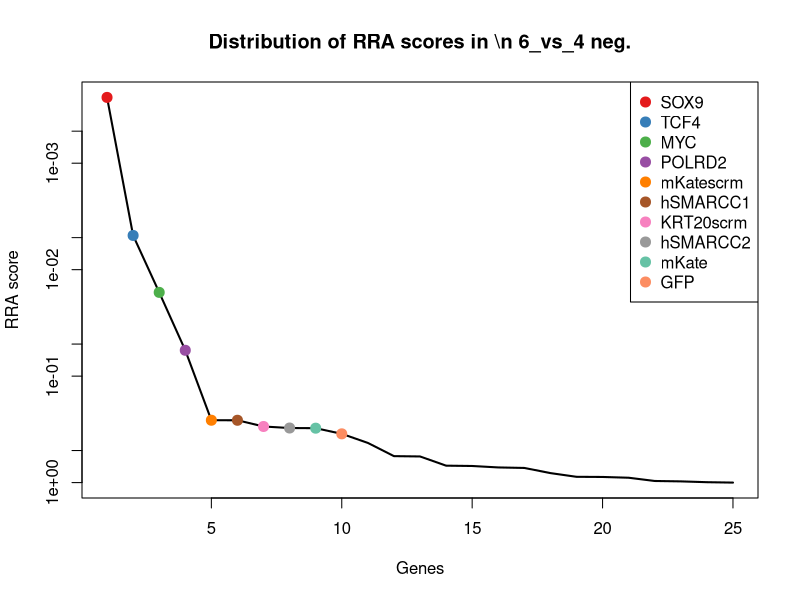
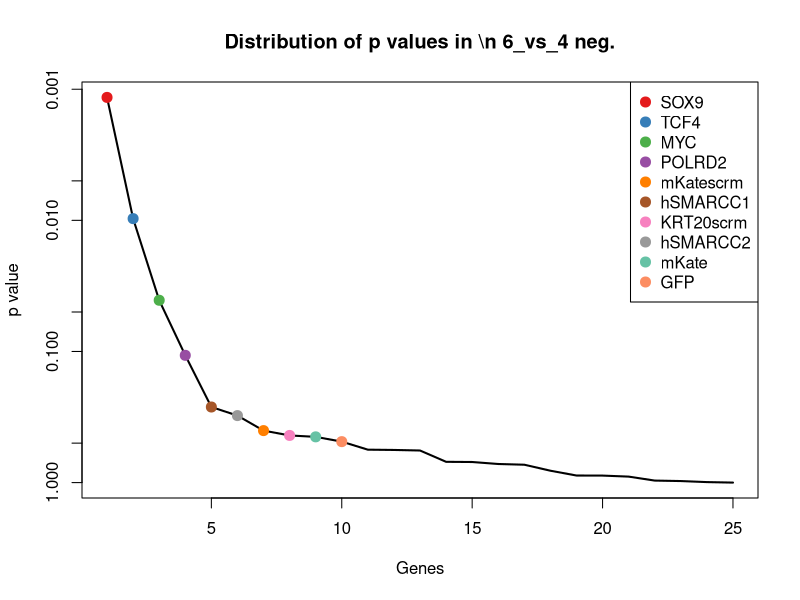
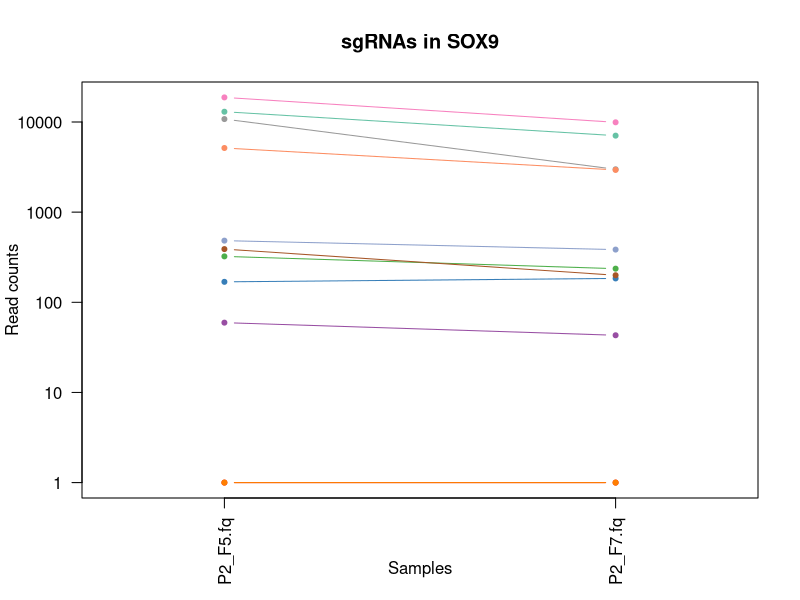
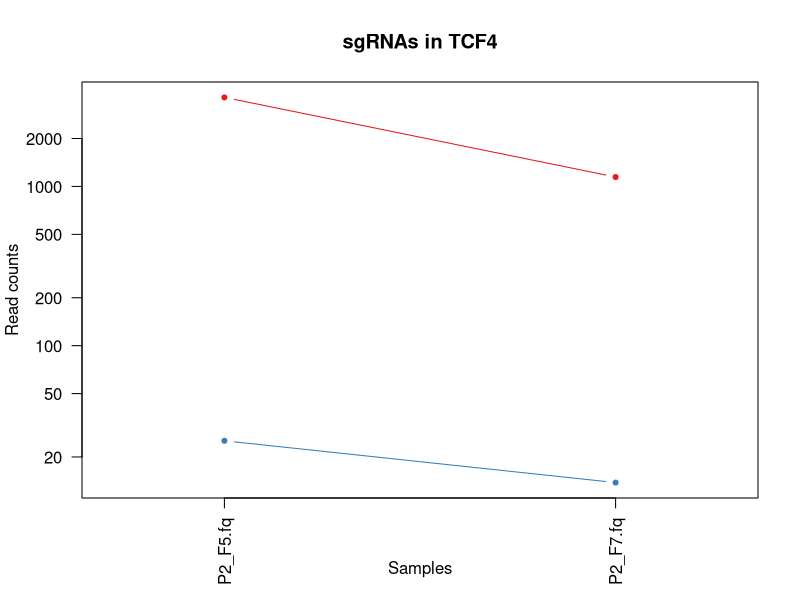
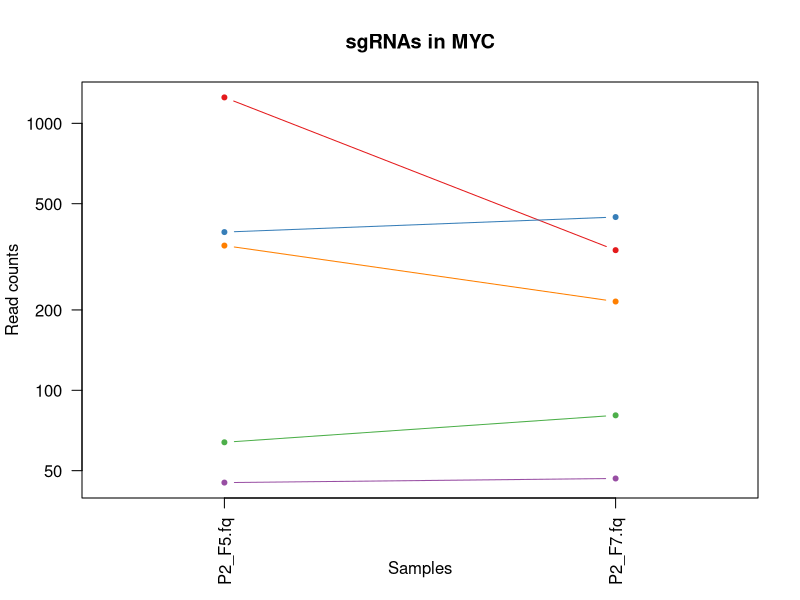
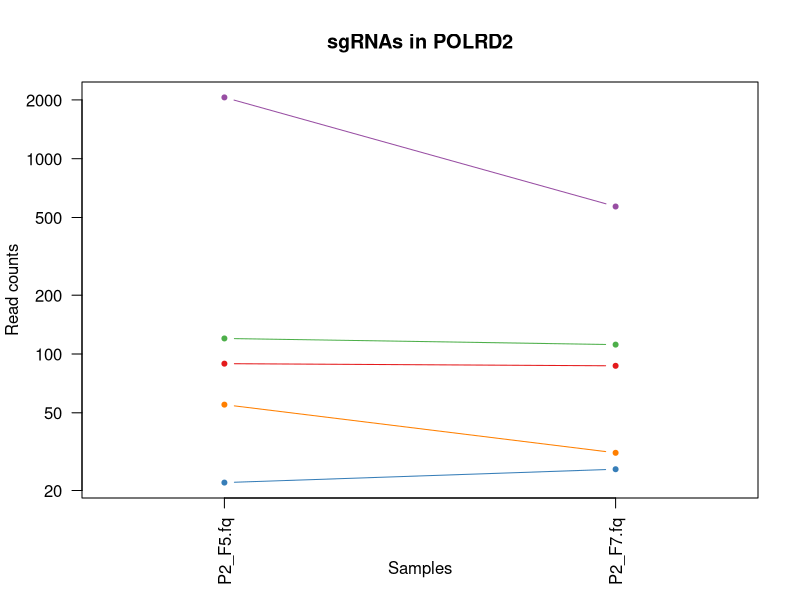
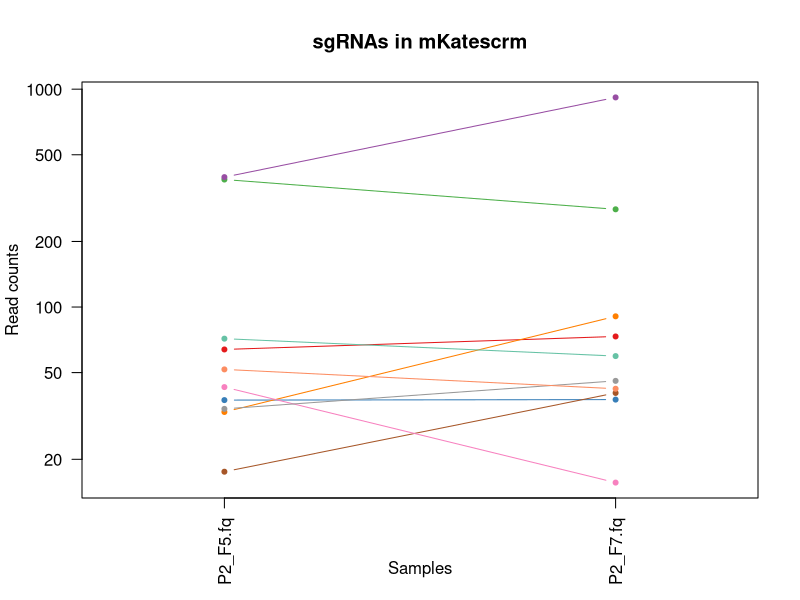
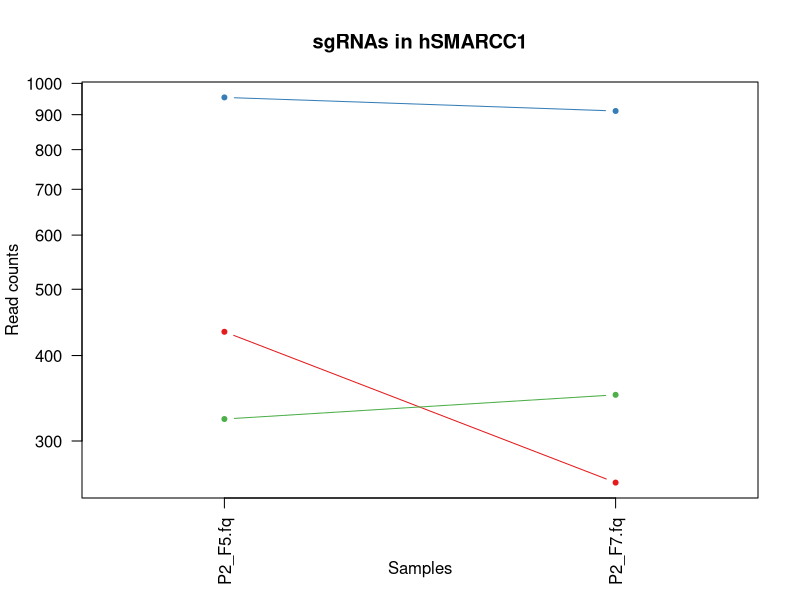

Generate these figures, in order, with R: (Note: this script raises an error after producing the figures.)
pdf(file='P2_46_day7.pdf',width=4.5,height=4.5);
gstable=read.table('P2_46_day7.gene_summary.txt',header=T)
# 
#
# parameters
# Do not modify the variables beginning with "__"

# gstablename='__GENE_SUMMARY_FILE__'
startindex=3
# outputfile='__OUTPUT_FILE__'
targetgenelist=c("SOX9","TCF4","MYC","POLRD2","mKatescrm","hSMARCC1","KRT20scrm","hSMARCC2","mKate","GFP")
# samplelabel=sub('.\\w+.\\w+$','',colnames(gstable)[startindex]);
samplelabel='6_vs_4 neg.'


# You need to write some codes in front of this code:
# gstable=read.table(gstablename,header=T)
# pdf(file=outputfile,width=6,height=6)


# set up color using RColorBrewer
#library(RColorBrewer)
#colors <- brewer.pal(length(targetgenelist), "Set1")

colors=c( "#E41A1C", "#377EB8", "#4DAF4A", "#984EA3", "#FF7F00",  "#A65628", "#F781BF",
          "#999999", "#66C2A5", "#FC8D62", "#8DA0CB", "#E78AC3", "#A6D854", "#FFD92F", "#E5C494", "#B3B3B3", 
          "#8DD3C7", "#FFFFB3", "#BEBADA", "#FB8072", "#80B1D3", "#FDB462", "#B3DE69", "#FCCDE5",
          "#D9D9D9", "#BC80BD", "#CCEBC5", "#FFED6F")

######
# function definition

plotrankedvalues<-function(val, tglist, ...){
  
  plot(val,log='y',ylim=c(max(val),min(val)),type='l',lwd=2, ...)
  if(length(tglist)>0){
    for(i in 1:length(tglist)){
      targetgene=tglist[i];
      tx=which(names(val)==targetgene);ty=val[targetgene];
      points(tx,ty,col=colors[(i %% length(colors)) ],cex=2,pch=20)
      # text(tx+50,ty,targetgene,col=colors[i])
    }
    legend('topright',tglist,pch=20,pt.cex = 2,cex=1,col=colors)
  }
}



plotrandvalues<-function(val,targetgenelist, ...){
  # choose the one with the best distance distribution
  
  mindiffvalue=0;
  randval=val;
  for(i in 1:20){
    randval0=sample(val)
    vindex=sort(which(names(randval0) %in% targetgenelist))
    if(max(vindex)>0.9*length(val)){
      # print('pass...')
      next;
    }
    mindiffind=min(diff(vindex));
    if (mindiffind > mindiffvalue){
      mindiffvalue=mindiffind;
      randval=randval0;
      # print(paste('Diff: ',mindiffvalue))
    }
  }
  plot(randval,log='y',ylim=c(max(randval),min(randval)),pch=20,col='grey', ...)
  
  if(length(targetgenelist)>0){
    for(i in 1:length(targetgenelist)){
      targetgene=targetgenelist[i];
      tx=which(names(randval)==targetgene);ty=randval[targetgene];
      points(tx,ty,col=colors[(i %% length(colors)) ],cex=2,pch=20)
      text(tx+50,ty,targetgene,col=colors[i])
    }
  }
  
}




# set.seed(1235)



pvec=gstable[,startindex]
names(pvec)=gstable[,'id']
pvec=sort(pvec);

plotrankedvalues(pvec,targetgenelist,xlab='Genes',ylab='RRA score',main=paste('Distribution of RRA scores in \\n',samplelabel))

# plotrandvalues(pvec,targetgenelist,xlab='Genes',ylab='RRA score',main=paste('Distribution of RRA scores in \\n',samplelabel))


pvec=gstable[,startindex+1]
names(pvec)=gstable[,'id']
pvec=sort(pvec);

plotrankedvalues(pvec,targetgenelist,xlab='Genes',ylab='p value',main=paste('Distribution of p values in \\n',samplelabel))

# plotrandvalues(pvec,targetgenelist,xlab='Genes',ylab='p value',main=paste('Distribution of p values in \\n',samplelabel))



# you need to write after this code:
# dev.off()






# parameters
# Do not modify the variables beginning with "__"
targetmat=list(c(0.0,0.0),c(167.6223670296379,182.94917765594903),c(322.01138929377805,235.0896932878945),c(58.44727271428163,42.07831086086828),c(0.0,0.0),c(388.1781131212667,198.4998577567047),c(18736.210630483867,9919.504412505556),c(10774.148196576067,2985.7305793450882),c(12997.350117179685,7055.435036301674),c(5145.5655563177,2938.1637931545415),c(481.9143052102089,383.2785271892132))
targetgene="SOX9"
collabel=c("P2_F5.fq","P2_F7.fq")

# set up color using RColorBrewer
#library(RColorBrewer)
#colors <- brewer.pal(length(targetgenelist), "Set1")

colors=c( "#E41A1C", "#377EB8", "#4DAF4A", "#984EA3", "#FF7F00",  "#A65628", "#F781BF",
          "#999999", "#66C2A5", "#FC8D62", "#8DA0CB", "#E78AC3", "#A6D854", "#FFD92F", "#E5C494", "#B3B3B3", 
          "#8DD3C7", "#FFFFB3", "#BEBADA", "#FB8072", "#80B1D3", "#FDB462", "#B3DE69", "#FCCDE5",
          "#D9D9D9", "#BC80BD", "#CCEBC5", "#FFED6F")


## code

targetmatvec=unlist(targetmat)+1
yrange=range(targetmatvec[targetmatvec>0]);
# yrange[1]=1; # set the minimum value to 1
for(i in 1:length(targetmat)){
  vali=targetmat[[i]]+1;
  if(i==1){
    plot(1:length(vali),vali,type='b',las=1,pch=20,main=paste('sgRNAs in',targetgene),ylab='Read counts',xlab='Samples',xlim=c(0.7,length(vali)+0.3),ylim = yrange,col=colors[(i %% length(colors))],xaxt='n',log='y')
    axis(1,at=1:length(vali),labels=(collabel),las=2)
    # lines(0:100,rep(1,101),col='black');
  }else{
    lines(1:length(vali),vali,type='b',pch=20,col=colors[(i %% length(colors))])
  }
}




# parameters
# Do not modify the variables beginning with "__"
targetmat=list(c(3621.525350824545,1144.347106237961),c(24.261132070079167,12.806442435916432))
targetgene="TCF4"
collabel=c("P2_F5.fq","P2_F7.fq")

# set up color using RColorBrewer
#library(RColorBrewer)
#colors <- brewer.pal(length(targetgenelist), "Set1")

colors=c( "#E41A1C", "#377EB8", "#4DAF4A", "#984EA3", "#FF7F00",  "#A65628", "#F781BF",
          "#999999", "#66C2A5", "#FC8D62", "#8DA0CB", "#E78AC3", "#A6D854", "#FFD92F", "#E5C494", "#B3B3B3", 
          "#8DD3C7", "#FFFFB3", "#BEBADA", "#FB8072", "#80B1D3", "#FDB462", "#B3DE69", "#FCCDE5",
          "#D9D9D9", "#BC80BD", "#CCEBC5", "#FFED6F")


## code

targetmatvec=unlist(targetmat)+1
yrange=range(targetmatvec[targetmatvec>0]);
# yrange[1]=1; # set the minimum value to 1
for(i in 1:length(targetmat)){
  vali=targetmat[[i]]+1;
  if(i==1){
    plot(1:length(vali),vali,type='b',las=1,pch=20,main=paste('sgRNAs in',targetgene),ylab='Read counts',xlab='Samples',xlim=c(0.7,length(vali)+0.3),ylim = yrange,col=colors[(i %% length(colors))],xaxt='n',log='y')
    axis(1,at=1:length(vali),labels=(collabel),las=2)
    # lines(0:100,rep(1,101),col='black');
  }else{
    lines(1:length(vali),vali,type='b',pch=20,col=colors[(i %% length(colors))])
  }
}




# parameters
# Do not modify the variables beginning with "__"
targetmat=list(c(1249.4483016090771,333.88224922210696),c(390.38367058218296,444.56650170395613),c(62.85838763611421,79.58289228033783),c(44.111149218325764,45.73729441398726),c(347.3753000943154,214.05053785746037))
targetgene="MYC"
collabel=c("P2_F5.fq","P2_F7.fq")

# set up color using RColorBrewer
#library(RColorBrewer)
#colors <- brewer.pal(length(targetgenelist), "Set1")

colors=c( "#E41A1C", "#377EB8", "#4DAF4A", "#984EA3", "#FF7F00",  "#A65628", "#F781BF",
          "#999999", "#66C2A5", "#FC8D62", "#8DA0CB", "#E78AC3", "#A6D854", "#FFD92F", "#E5C494", "#B3B3B3", 
          "#8DD3C7", "#FFFFB3", "#BEBADA", "#FB8072", "#80B1D3", "#FDB462", "#B3DE69", "#FCCDE5",
          "#D9D9D9", "#BC80BD", "#CCEBC5", "#FFED6F")


## code

targetmatvec=unlist(targetmat)+1
yrange=range(targetmatvec[targetmatvec>0]);
# yrange[1]=1; # set the minimum value to 1
for(i in 1:length(targetmat)){
  vali=targetmat[[i]]+1;
  if(i==1){
    plot(1:length(vali),vali,type='b',las=1,pch=20,main=paste('sgRNAs in',targetgene),ylab='Read counts',xlab='Samples',xlim=c(0.7,length(vali)+0.3),ylim = yrange,col=colors[(i %% length(colors))],xaxt='n',log='y')
    axis(1,at=1:length(vali),labels=(collabel),las=2)
    # lines(0:100,rep(1,101),col='black');
  }else{
    lines(1:length(vali),vali,type='b',pch=20,col=colors[(i %% length(colors))])
  }
}




# parameters
# Do not modify the variables beginning with "__"
targetmat=list(c(88.22229843665153,85.98611349829604),c(20.952795878704737,24.698138983553118),c(119.10010288947956,110.68425248184916),c(2058.887889765355,568.0571966217217),c(54.03615779244905,30.18661431323159))
targetgene="POLRD2"
collabel=c("P2_F5.fq","P2_F7.fq")

# set up color using RColorBrewer
#library(RColorBrewer)
#colors <- brewer.pal(length(targetgenelist), "Set1")

colors=c( "#E41A1C", "#377EB8", "#4DAF4A", "#984EA3", "#FF7F00",  "#A65628", "#F781BF",
          "#999999", "#66C2A5", "#FC8D62", "#8DA0CB", "#E78AC3", "#A6D854", "#FFD92F", "#E5C494", "#B3B3B3", 
          "#8DD3C7", "#FFFFB3", "#BEBADA", "#FB8072", "#80B1D3", "#FDB462", "#B3DE69", "#FCCDE5",
          "#D9D9D9", "#BC80BD", "#CCEBC5", "#FFED6F")


## code

targetmatvec=unlist(targetmat)+1
yrange=range(targetmatvec[targetmatvec>0]);
# yrange[1]=1; # set the minimum value to 1
for(i in 1:length(targetmat)){
  vali=targetmat[[i]]+1;
  if(i==1){
    plot(1:length(vali),vali,type='b',las=1,pch=20,main=paste('sgRNAs in',targetgene),ylab='Read counts',xlab='Samples',xlim=c(0.7,length(vali)+0.3),ylim = yrange,col=colors[(i %% length(colors))],xaxt='n',log='y')
    axis(1,at=1:length(vali),labels=(collabel),las=2)
    # lines(0:100,rep(1,101),col='black');
  }else{
    lines(1:length(vali),vali,type='b',pch=20,col=colors[(i %% length(colors))])
  }
}




# parameters
# Do not modify the variables beginning with "__"
targetmat=list(c(62.85838763611421,72.26492517409986),c(36.39169810511875,36.589835531189806),c(383.7669981994341,279.912241813602),c(393.6920067735574,915.6606341680249),c(31.980583183286175,89.64509705141502),c(16.54168095687216,39.33407319602904),c(41.905591757409475,14.635934212475922),c(33.08336191374432,44.82254852570751),c(70.57783874932122,58.54373684990369),c(50.72782160107462,41.16356497258853))
targetgene="mKatescrm"
collabel=c("P2_F5.fq","P2_F7.fq")

# set up color using RColorBrewer
#library(RColorBrewer)
#colors <- brewer.pal(length(targetgenelist), "Set1")

colors=c( "#E41A1C", "#377EB8", "#4DAF4A", "#984EA3", "#FF7F00",  "#A65628", "#F781BF",
          "#999999", "#66C2A5", "#FC8D62", "#8DA0CB", "#E78AC3", "#A6D854", "#FFD92F", "#E5C494", "#B3B3B3", 
          "#8DD3C7", "#FFFFB3", "#BEBADA", "#FB8072", "#80B1D3", "#FDB462", "#B3DE69", "#FCCDE5",
          "#D9D9D9", "#BC80BD", "#CCEBC5", "#FFED6F")


## code

targetmatvec=unlist(targetmat)+1
yrange=range(targetmatvec[targetmatvec>0]);
# yrange[1]=1; # set the minimum value to 1
for(i in 1:length(targetmat)){
  vali=targetmat[[i]]+1;
  if(i==1){
    plot(1:length(vali),vali,type='b',las=1,pch=20,main=paste('sgRNAs in',targetgene),ylab='Read counts',xlab='Samples',xlim=c(0.7,length(vali)+0.3),ylim = yrange,col=colors[(i %% length(colors))],xaxt='n',log='y')
    axis(1,at=1:length(vali),labels=(collabel),las=2)
    # lines(0:100,rep(1,101),col='black');
  }else{
    lines(1:length(vali),vali,type='b',pch=20,col=colors[(i %% length(colors))])
  }
}




# parameters
# Do not modify the variables beginning with "__"
targetmat=list(c(432.2892623395924,259.7878322714476),c(952.8008231158365,910.1721588383464),c(322.01138929377805,349.43292932286266))
targetgene="hSMARCC1"
collabel=c("P2_F5.fq","P2_F7.fq")

# set up color using RColorBrewer
#library(RColorBrewer)
#colors <- brewer.pal(length(targetgenelist), "Set1")

colors=c( "#E41A1C", "#377EB8", "#4DAF4A", "#984EA3", "#FF7F00",  "#A65628", "#F781BF",
          "#999999", "#66C2A5", "#FC8D62", "#8DA0CB", "#E78AC3", "#A6D854", "#FFD92F", "#E5C494", "#B3B3B3", 
          "#8DD3C7", "#FFFFB3", "#BEBADA", "#FB8072", "#80B1D3", "#FDB462", "#B3DE69", "#FCCDE5",
          "#D9D9D9", "#BC80BD", "#CCEBC5", "#FFED6F")


## code

targetmatvec=unlist(targetmat)+1
yrange=range(targetmatvec[targetmatvec>0]);
# yrange[1]=1; # set the minimum value to 1
for(i in 1:length(targetmat)){
  vali=targetmat[[i]]+1;
  if(i==1){
    plot(1:length(vali),vali,type='b',las=1,pch=20,main=paste('sgRNAs in',targetgene),ylab='Read counts',xlab='Samples',xlim=c(0.7,length(vali)+0.3),ylim = yrange,col=colors[(i %% length(colors))],xaxt='n',log='y')
    axis(1,at=1:length(vali),labels=(collabel),las=2)
    # lines(0:100,rep(1,101),col='black');
  }else{
    lines(1:length(vali),vali,type='b',pch=20,col=colors[(i %% length(colors))])
  }
}




# parameters
# Do not modify the variables beginning with "__"
targetmat=list(c(26.466689530995456,32.93085197807083),c(218.35018863071252,166.4837516669136),c(115.79176669810512,60.37322862646318),c(39.700034296493186,50.31102385538598),c(14.336123495955873,48.48153207882649),c(3282.9722805738947,2060.007740405986),c(366.1225385121038,300.0366513557564),c(120.2028816199377,322.90529856275003),c(3322.6723148703877,2614.3437487035117),c(648.4338935093887,897.3657164024299))
targetgene="KRT20scrm"
collabel=c("P2_F5.fq","P2_F7.fq")

# set up color using RColorBrewer
#library(RColorBrewer)
#colors <- brewer.pal(length(targetgenelist), "Set1")

colors=c( "#E41A1C", "#377EB8", "#4DAF4A", "#984EA3", "#FF7F00",  "#A65628", "#F781BF",
          "#999999", "#66C2A5", "#FC8D62", "#8DA0CB", "#E78AC3", "#A6D854", "#FFD92F", "#E5C494", "#B3B3B3", 
          "#8DD3C7", "#FFFFB3", "#BEBADA", "#FB8072", "#80B1D3", "#FDB462", "#B3DE69", "#FCCDE5",
          "#D9D9D9", "#BC80BD", "#CCEBC5", "#FFED6F")


## code

targetmatvec=unlist(targetmat)+1
yrange=range(targetmatvec[targetmatvec>0]);
# yrange[1]=1; # set the minimum value to 1
for(i in 1:length(targetmat)){
  vali=targetmat[[i]]+1;
  if(i==1){
    plot(1:length(vali),vali,type='b',las=1,pch=20,main=paste('sgRNAs in',targetgene),ylab='Read counts',xlab='Samples',xlim=c(0.7,length(vali)+0.3),ylim = yrange,col=colors[(i %% length(colors))],xaxt='n',log='y')
    axis(1,at=1:length(vali),labels=(collabel),las=2)
    # lines(0:100,rep(1,101),col='black');
  }else{
    lines(1:length(vali),vali,type='b',pch=20,col=colors[(i %% length(colors))])
  }
}




# parameters
# Do not modify the variables beginning with "__"
targetmat=list(c(81.60562605390265,91.47458882797451),c(3843.183875646632,2494.512037338865),c(132.33344765497728,128.06442435916432))
targetgene="hSMARCC2"
collabel=c("P2_F5.fq","P2_F7.fq")

# set up color using RColorBrewer
#library(RColorBrewer)
#colors <- brewer.pal(length(targetgenelist), "Set1")

colors=c( "#E41A1C", "#377EB8", "#4DAF4A", "#984EA3", "#FF7F00",  "#A65628", "#F781BF",
          "#999999", "#66C2A5", "#FC8D62", "#8DA0CB", "#E78AC3", "#A6D854", "#FFD92F", "#E5C494", "#B3B3B3", 
          "#8DD3C7", "#FFFFB3", "#BEBADA", "#FB8072", "#80B1D3", "#FDB462", "#B3DE69", "#FCCDE5",
          "#D9D9D9", "#BC80BD", "#CCEBC5", "#FFED6F")


## code

targetmatvec=unlist(targetmat)+1
yrange=range(targetmatvec[targetmatvec>0]);
# yrange[1]=1; # set the minimum value to 1
for(i in 1:length(targetmat)){
  vali=targetmat[[i]]+1;
  if(i==1){
    plot(1:length(vali),vali,type='b',las=1,pch=20,main=paste('sgRNAs in',targetgene),ylab='Read counts',xlab='Samples',xlim=c(0.7,length(vali)+0.3),ylim = yrange,col=colors[(i %% length(colors))],xaxt='n',log='y')
    axis(1,at=1:length(vali),labels=(collabel),las=2)
    # lines(0:100,rep(1,101),col='black');
  }else{
    lines(1:length(vali),vali,type='b',pch=20,col=colors[(i %% length(colors))])
  }
}




# parameters
# Do not modify the variables beginning with "__"
targetmat=list(c(72.7833962102375,105.19577715217069),c(44.111149218325764,60.37322862646318),c(72.7833962102375,84.15662172173656),c(834.803498956815,353.0919128759816),c(0.0,0.0),c(0.0,0.0),c(46.316706679242046,32.01610608979108),c(19.850017148246593,32.01610608979108),c(140.0528987681843,117.08747369980738),c(8.822229843665152,31.101360201511334),c(74.9889536711538,153.67730923099717),c(79.40006859298637,68.60594162098089))
targetgene="mKate"
collabel=c("P2_F5.fq","P2_F7.fq")

# set up color using RColorBrewer
#library(RColorBrewer)
#colors <- brewer.pal(length(targetgenelist), "Set1")

colors=c( "#E41A1C", "#377EB8", "#4DAF4A", "#984EA3", "#FF7F00",  "#A65628", "#F781BF",
          "#999999", "#66C2A5", "#FC8D62", "#8DA0CB", "#E78AC3", "#A6D854", "#FFD92F", "#E5C494", "#B3B3B3", 
          "#8DD3C7", "#FFFFB3", "#BEBADA", "#FB8072", "#80B1D3", "#FDB462", "#B3DE69", "#FCCDE5",
          "#D9D9D9", "#BC80BD", "#CCEBC5", "#FFED6F")


## code

targetmatvec=unlist(targetmat)+1
yrange=range(targetmatvec[targetmatvec>0]);
# yrange[1]=1; # set the minimum value to 1
for(i in 1:length(targetmat)){
  vali=targetmat[[i]]+1;
  if(i==1){
    plot(1:length(vali),vali,type='b',las=1,pch=20,main=paste('sgRNAs in',targetgene),ylab='Read counts',xlab='Samples',xlim=c(0.7,length(vali)+0.3),ylim = yrange,col=colors[(i %% length(colors))],xaxt='n',log='y')
    axis(1,at=1:length(vali),labels=(collabel),las=2)
    # lines(0:100,rep(1,101),col='black');
  }else{
    lines(1:length(vali),vali,type='b',pch=20,col=colors[(i %% length(colors))])
  }
}




# parameters
# Do not modify the variables beginning with "__"
targetmat=list(c(84.91396224527709,138.12662913024153),c(140.0528987681843,572.6309260631205),c(23.158353339621023,43.907802637427764),c(124.61399654177028,110.68425248184916),c(44.111149218325764,28.357122536672097),c(0.0,0.0),c(86.01674097573523,51.22576974366573),c(0.0,0.0),c(23.158353339621023,39.33407319602904),c(43.008370487867616,76.83865461549858),c(207.3224013261311,154.59205511927692),c(88.22229843665153,109.76950659356942))
targetgene="GFP"
collabel=c("P2_F5.fq","P2_F7.fq")

# set up color using RColorBrewer
#library(RColorBrewer)
#colors <- brewer.pal(length(targetgenelist), "Set1")

colors=c( "#E41A1C", "#377EB8", "#4DAF4A", "#984EA3", "#FF7F00",  "#A65628", "#F781BF",
          "#999999", "#66C2A5", "#FC8D62", "#8DA0CB", "#E78AC3", "#A6D854", "#FFD92F", "#E5C494", "#B3B3B3", 
          "#8DD3C7", "#FFFFB3", "#BEBADA", "#FB8072", "#80B1D3", "#FDB462", "#B3DE69", "#FCCDE5",
          "#D9D9D9", "#BC80BD", "#CCEBC5", "#FFED6F")


## code

targetmatvec=unlist(targetmat)+1
yrange=range(targetmatvec[targetmatvec>0]);
# yrange[1]=1; # set the minimum value to 1
for(i in 1:length(targetmat)){
  vali=targetmat[[i]]+1;
  if(i==1){
    plot(1:length(vali),vali,type='b',las=1,pch=20,main=paste('sgRNAs in',targetgene),ylab='Read counts',xlab='Samples',xlim=c(0.7,length(vali)+0.3),ylim = yrange,col=colors[(i %% length(colors))],xaxt='n',log='y')
    axis(1,at=1:length(vali),labels=(collabel),las=2)
    # lines(0:100,rep(1,101),col='black');
  }else{
    lines(1:length(vali),vali,type='b',pch=20,col=colors[(i %% length(colors))])
  }
}



# 
#
# parameters
# Do not modify the variables beginning with "__"

# gstablename='__GENE_SUMMARY_FILE__'
startindex=9
# outputfile='__OUTPUT_FILE__'
targetgenelist=c("hAPC","KRT20","mKatescrm","KRT20scrm","GFPscrm","GFP","mKate","MYCscrm","hSATB2","TCF20")
# samplelabel=sub('.\\w+.\\w+$','',colnames(gstable)[startindex]);
samplelabel='6_vs_4 pos.'


# You need to write some codes in front of this code:
# gstable=read.table(gstablename,header=T)
# pdf(file=outputfile,width=6,height=6)


# set up color using RColorBrewer
#library(RColorBrewer)
#colors <- brewer.pal(length(targetgenelist), "Set1")

colors=c( "#E41A1C", "#377EB8", "#4DAF4A", "#984EA3", "#FF7F00",  "#A65628", "#F781BF",
          "#999999", "#66C2A5", "#FC8D62", "#8DA0CB", "#E78AC3", "#A6D854", "#FFD92F", "#E5C494", "#B3B3B3", 
          "#8DD3C7", "#FFFFB3", "#BEBADA", "#FB8072", "#80B1D3", "#FDB462", "#B3DE69", "#FCCDE5",
          "#D9D9D9", "#BC80BD", "#CCEBC5", "#FFED6F")

######
# function definition

plotrankedvalues<-function(val, tglist, ...){
  
  plot(val,log='y',ylim=c(max(val),min(val)),type='l',lwd=2, ...)
  if(length(tglist)>0){
    for(i in 1:length(tglist)){
      targetgene=tglist[i];
      tx=which(names(val)==targetgene);ty=val[targetgene];
      points(tx,ty,col=colors[(i %% length(colors)) ],cex=2,pch=20)
      # text(tx+50,ty,targetgene,col=colors[i])
    }
    legend('topright',tglist,pch=20,pt.cex = 2,cex=1,col=colors)
  }
}



plotrandvalues<-function(val,targetgenelist, ...){
  # choose the one with the best distance distribution
  
  mindiffvalue=0;
  randval=val;
  for(i in 1:20){
    randval0=sample(val)
    vindex=sort(which(names(randval0) %in% targetgenelist))
    if(max(vindex)>0.9*length(val)){
      # print('pass...')
      next;
    }
    mindiffind=min(diff(vindex));
    if (mindiffind > mindiffvalue){
      mindiffvalue=mindiffind;
      randval=randval0;
      # print(paste('Diff: ',mindiffvalue))
    }
  }
  plot(randval,log='y',ylim=c(max(randval),min(randval)),pch=20,col='grey', ...)
  
  if(length(targetgenelist)>0){
    for(i in 1:length(targetgenelist)){
      targetgene=targetgenelist[i];
      tx=which(names(randval)==targetgene);ty=randval[targetgene];
      points(tx,ty,col=colors[(i %% length(colors)) ],cex=2,pch=20)
      text(tx+50,ty,targetgene,col=colors[i])
    }
  }
  
}




# set.seed(1235)



pvec=gstable[,startindex]
names(pvec)=gstable[,'id']
pvec=sort(pvec);

plotrankedvalues(pvec,targetgenelist,xlab='Genes',ylab='RRA score',main=paste('Distribution of RRA scores in \\n',samplelabel))

# plotrandvalues(pvec,targetgenelist,xlab='Genes',ylab='RRA score',main=paste('Distribution of RRA scores in \\n',samplelabel))


pvec=gstable[,startindex+1]
names(pvec)=gstable[,'id']
pvec=sort(pvec);

plotrankedvalues(pvec,targetgenelist,xlab='Genes',ylab='p value',main=paste('Distribution of p values in \\n',samplelabel))

# plotrandvalues(pvec,targetgenelist,xlab='Genes',ylab='p value',main=paste('Distribution of p values in \\n',samplelabel))



# you need to write after this code:
# dev.off()






# parameters
# Do not modify the variables beginning with "__"
targetmat=list(c(4941.551491182943,13197.038930211884),c(454.34483694875536,1216.612031412061),c(77.19451113207008,200.32934953326418),c(137.847341307268,566.2277048451622))
targetgene="hAPC"
collabel=c("P2_F5.fq","P2_F7.fq")

# set up color using RColorBrewer
#library(RColorBrewer)
#colors <- brewer.pal(length(targetgenelist), "Set1")

colors=c( "#E41A1C", "#377EB8", "#4DAF4A", "#984EA3", "#FF7F00",  "#A65628", "#F781BF",
          "#999999", "#66C2A5", "#FC8D62", "#8DA0CB", "#E78AC3", "#A6D854", "#FFD92F", "#E5C494", "#B3B3B3", 
          "#8DD3C7", "#FFFFB3", "#BEBADA", "#FB8072", "#80B1D3", "#FDB462", "#B3DE69", "#FCCDE5",
          "#D9D9D9", "#BC80BD", "#CCEBC5", "#FFED6F")


## code

targetmatvec=unlist(targetmat)+1
yrange=range(targetmatvec[targetmatvec>0]);
# yrange[1]=1; # set the minimum value to 1
for(i in 1:length(targetmat)){
  vali=targetmat[[i]]+1;
  if(i==1){
    plot(1:length(vali),vali,type='b',las=1,pch=20,main=paste('sgRNAs in',targetgene),ylab='Read counts',xlab='Samples',xlim=c(0.7,length(vali)+0.3),ylim = yrange,col=colors[(i %% length(colors))],xaxt='n',log='y')
    axis(1,at=1:length(vali),labels=(collabel),las=2)
    # lines(0:100,rep(1,101),col='black');
  }else{
    lines(1:length(vali),vali,type='b',pch=20,col=colors[(i %% length(colors))])
  }
}




# parameters
# Do not modify the variables beginning with "__"
targetmat=list(c(39.700034296493186,62.20272040302267),c(0.0,0.0),c(44.111149218325764,52.14051563194547),c(8.822229843665152,22.86864720699363),c(27.5694682614536,91.47458882797451),c(853.5507373746035,1337.3584886649874),c(3831.0533096115923,6353.824939991109),c(8413.09893466518,7745.153436064602),c(4754.079107005059,5506.770247444066),c(215.04185243933807,311.01360201511335),c(545.8754715767813,6934.688579048748))
targetgene="KRT20"
collabel=c("P2_F5.fq","P2_F7.fq")

# set up color using RColorBrewer
#library(RColorBrewer)
#colors <- brewer.pal(length(targetgenelist), "Set1")

colors=c( "#E41A1C", "#377EB8", "#4DAF4A", "#984EA3", "#FF7F00",  "#A65628", "#F781BF",
          "#999999", "#66C2A5", "#FC8D62", "#8DA0CB", "#E78AC3", "#A6D854", "#FFD92F", "#E5C494", "#B3B3B3", 
          "#8DD3C7", "#FFFFB3", "#BEBADA", "#FB8072", "#80B1D3", "#FDB462", "#B3DE69", "#FCCDE5",
          "#D9D9D9", "#BC80BD", "#CCEBC5", "#FFED6F")


## code

targetmatvec=unlist(targetmat)+1
yrange=range(targetmatvec[targetmatvec>0]);
# yrange[1]=1; # set the minimum value to 1
for(i in 1:length(targetmat)){
  vali=targetmat[[i]]+1;
  if(i==1){
    plot(1:length(vali),vali,type='b',las=1,pch=20,main=paste('sgRNAs in',targetgene),ylab='Read counts',xlab='Samples',xlim=c(0.7,length(vali)+0.3),ylim = yrange,col=colors[(i %% length(colors))],xaxt='n',log='y')
    axis(1,at=1:length(vali),labels=(collabel),las=2)
    # lines(0:100,rep(1,101),col='black');
  }else{
    lines(1:length(vali),vali,type='b',pch=20,col=colors[(i %% length(colors))])
  }
}




# parameters
# Do not modify the variables beginning with "__"
targetmat=list(c(62.85838763611421,72.26492517409986),c(36.39169810511875,36.589835531189806),c(383.7669981994341,279.912241813602),c(393.6920067735574,915.6606341680249),c(31.980583183286175,89.64509705141502),c(16.54168095687216,39.33407319602904),c(41.905591757409475,14.635934212475922),c(33.08336191374432,44.82254852570751),c(70.57783874932122,58.54373684990369),c(50.72782160107462,41.16356497258853))
targetgene="mKatescrm"
collabel=c("P2_F5.fq","P2_F7.fq")

# set up color using RColorBrewer
#library(RColorBrewer)
#colors <- brewer.pal(length(targetgenelist), "Set1")

colors=c( "#E41A1C", "#377EB8", "#4DAF4A", "#984EA3", "#FF7F00",  "#A65628", "#F781BF",
          "#999999", "#66C2A5", "#FC8D62", "#8DA0CB", "#E78AC3", "#A6D854", "#FFD92F", "#E5C494", "#B3B3B3", 
          "#8DD3C7", "#FFFFB3", "#BEBADA", "#FB8072", "#80B1D3", "#FDB462", "#B3DE69", "#FCCDE5",
          "#D9D9D9", "#BC80BD", "#CCEBC5", "#FFED6F")


## code

targetmatvec=unlist(targetmat)+1
yrange=range(targetmatvec[targetmatvec>0]);
# yrange[1]=1; # set the minimum value to 1
for(i in 1:length(targetmat)){
  vali=targetmat[[i]]+1;
  if(i==1){
    plot(1:length(vali),vali,type='b',las=1,pch=20,main=paste('sgRNAs in',targetgene),ylab='Read counts',xlab='Samples',xlim=c(0.7,length(vali)+0.3),ylim = yrange,col=colors[(i %% length(colors))],xaxt='n',log='y')
    axis(1,at=1:length(vali),labels=(collabel),las=2)
    # lines(0:100,rep(1,101),col='black');
  }else{
    lines(1:length(vali),vali,type='b',pch=20,col=colors[(i %% length(colors))])
  }
}




# parameters
# Do not modify the variables beginning with "__"
targetmat=list(c(26.466689530995456,32.93085197807083),c(218.35018863071252,166.4837516669136),c(115.79176669810512,60.37322862646318),c(39.700034296493186,50.31102385538598),c(14.336123495955873,48.48153207882649),c(3282.9722805738947,2060.007740405986),c(366.1225385121038,300.0366513557564),c(120.2028816199377,322.90529856275003),c(3322.6723148703877,2614.3437487035117),c(648.4338935093887,897.3657164024299))
targetgene="KRT20scrm"
collabel=c("P2_F5.fq","P2_F7.fq")

# set up color using RColorBrewer
#library(RColorBrewer)
#colors <- brewer.pal(length(targetgenelist), "Set1")

colors=c( "#E41A1C", "#377EB8", "#4DAF4A", "#984EA3", "#FF7F00",  "#A65628", "#F781BF",
          "#999999", "#66C2A5", "#FC8D62", "#8DA0CB", "#E78AC3", "#A6D854", "#FFD92F", "#E5C494", "#B3B3B3", 
          "#8DD3C7", "#FFFFB3", "#BEBADA", "#FB8072", "#80B1D3", "#FDB462", "#B3DE69", "#FCCDE5",
          "#D9D9D9", "#BC80BD", "#CCEBC5", "#FFED6F")


## code

targetmatvec=unlist(targetmat)+1
yrange=range(targetmatvec[targetmatvec>0]);
# yrange[1]=1; # set the minimum value to 1
for(i in 1:length(targetmat)){
  vali=targetmat[[i]]+1;
  if(i==1){
    plot(1:length(vali),vali,type='b',las=1,pch=20,main=paste('sgRNAs in',targetgene),ylab='Read counts',xlab='Samples',xlim=c(0.7,length(vali)+0.3),ylim = yrange,col=colors[(i %% length(colors))],xaxt='n',log='y')
    axis(1,at=1:length(vali),labels=(collabel),las=2)
    # lines(0:100,rep(1,101),col='black');
  }else{
    lines(1:length(vali),vali,type='b',pch=20,col=colors[(i %% length(colors))])
  }
}




# parameters
# Do not modify the variables beginning with "__"
targetmat=list(c(464.26984552287865,821.4418076752111),c(38.59725556603504,54.88475329678471),c(187.4723841778845,497.62176322418134),c(127.9223327331447,129.8939161357238),c(90.42785589756781,87.81560527485553),c(18.74723841778845,60.37322862646318),c(81.60562605390265,97.87781004593273),c(34.18614064420247,34.76034375463031),c(36.39169810511875,44.82254852570751),c(110.2778730458144,98.79255593421247))
targetgene="GFPscrm"
collabel=c("P2_F5.fq","P2_F7.fq")

# set up color using RColorBrewer
#library(RColorBrewer)
#colors <- brewer.pal(length(targetgenelist), "Set1")

colors=c( "#E41A1C", "#377EB8", "#4DAF4A", "#984EA3", "#FF7F00",  "#A65628", "#F781BF",
          "#999999", "#66C2A5", "#FC8D62", "#8DA0CB", "#E78AC3", "#A6D854", "#FFD92F", "#E5C494", "#B3B3B3", 
          "#8DD3C7", "#FFFFB3", "#BEBADA", "#FB8072", "#80B1D3", "#FDB462", "#B3DE69", "#FCCDE5",
          "#D9D9D9", "#BC80BD", "#CCEBC5", "#FFED6F")


## code

targetmatvec=unlist(targetmat)+1
yrange=range(targetmatvec[targetmatvec>0]);
# yrange[1]=1; # set the minimum value to 1
for(i in 1:length(targetmat)){
  vali=targetmat[[i]]+1;
  if(i==1){
    plot(1:length(vali),vali,type='b',las=1,pch=20,main=paste('sgRNAs in',targetgene),ylab='Read counts',xlab='Samples',xlim=c(0.7,length(vali)+0.3),ylim = yrange,col=colors[(i %% length(colors))],xaxt='n',log='y')
    axis(1,at=1:length(vali),labels=(collabel),las=2)
    # lines(0:100,rep(1,101),col='black');
  }else{
    lines(1:length(vali),vali,type='b',pch=20,col=colors[(i %% length(colors))])
  }
}




# parameters
# Do not modify the variables beginning with "__"
targetmat=list(c(84.91396224527709,138.12662913024153),c(140.0528987681843,572.6309260631205),c(23.158353339621023,43.907802637427764),c(124.61399654177028,110.68425248184916),c(44.111149218325764,28.357122536672097),c(0.0,0.0),c(86.01674097573523,51.22576974366573),c(0.0,0.0),c(23.158353339621023,39.33407319602904),c(43.008370487867616,76.83865461549858),c(207.3224013261311,154.59205511927692),c(88.22229843665153,109.76950659356942))
targetgene="GFP"
collabel=c("P2_F5.fq","P2_F7.fq")

# set up color using RColorBrewer
#library(RColorBrewer)
#colors <- brewer.pal(length(targetgenelist), "Set1")

colors=c( "#E41A1C", "#377EB8", "#4DAF4A", "#984EA3", "#FF7F00",  "#A65628", "#F781BF",
          "#999999", "#66C2A5", "#FC8D62", "#8DA0CB", "#E78AC3", "#A6D854", "#FFD92F", "#E5C494", "#B3B3B3", 
          "#8DD3C7", "#FFFFB3", "#BEBADA", "#FB8072", "#80B1D3", "#FDB462", "#B3DE69", "#FCCDE5",
          "#D9D9D9", "#BC80BD", "#CCEBC5", "#FFED6F")


## code

targetmatvec=unlist(targetmat)+1
yrange=range(targetmatvec[targetmatvec>0]);
# yrange[1]=1; # set the minimum value to 1
for(i in 1:length(targetmat)){
  vali=targetmat[[i]]+1;
  if(i==1){
    plot(1:length(vali),vali,type='b',las=1,pch=20,main=paste('sgRNAs in',targetgene),ylab='Read counts',xlab='Samples',xlim=c(0.7,length(vali)+0.3),ylim = yrange,col=colors[(i %% length(colors))],xaxt='n',log='y')
    axis(1,at=1:length(vali),labels=(collabel),las=2)
    # lines(0:100,rep(1,101),col='black');
  }else{
    lines(1:length(vali),vali,type='b',pch=20,col=colors[(i %% length(colors))])
  }
}




# parameters
# Do not modify the variables beginning with "__"
targetmat=list(c(72.7833962102375,105.19577715217069),c(44.111149218325764,60.37322862646318),c(72.7833962102375,84.15662172173656),c(834.803498956815,353.0919128759816),c(0.0,0.0),c(0.0,0.0),c(46.316706679242046,32.01610608979108),c(19.850017148246593,32.01610608979108),c(140.0528987681843,117.08747369980738),c(8.822229843665152,31.101360201511334),c(74.9889536711538,153.67730923099717),c(79.40006859298637,68.60594162098089))
targetgene="mKate"
collabel=c("P2_F5.fq","P2_F7.fq")

# set up color using RColorBrewer
#library(RColorBrewer)
#colors <- brewer.pal(length(targetgenelist), "Set1")

colors=c( "#E41A1C", "#377EB8", "#4DAF4A", "#984EA3", "#FF7F00",  "#A65628", "#F781BF",
          "#999999", "#66C2A5", "#FC8D62", "#8DA0CB", "#E78AC3", "#A6D854", "#FFD92F", "#E5C494", "#B3B3B3", 
          "#8DD3C7", "#FFFFB3", "#BEBADA", "#FB8072", "#80B1D3", "#FDB462", "#B3DE69", "#FCCDE5",
          "#D9D9D9", "#BC80BD", "#CCEBC5", "#FFED6F")


## code

targetmatvec=unlist(targetmat)+1
yrange=range(targetmatvec[targetmatvec>0]);
# yrange[1]=1; # set the minimum value to 1
for(i in 1:length(targetmat)){
  vali=targetmat[[i]]+1;
  if(i==1){
    plot(1:length(vali),vali,type='b',las=1,pch=20,main=paste('sgRNAs in',targetgene),ylab='Read counts',xlab='Samples',xlim=c(0.7,length(vali)+0.3),ylim = yrange,col=colors[(i %% length(colors))],xaxt='n',log='y')
    axis(1,at=1:length(vali),labels=(collabel),las=2)
    # lines(0:100,rep(1,101),col='black');
  }else{
    lines(1:length(vali),vali,type='b',pch=20,col=colors[(i %% length(colors))])
  }
}




# parameters
# Do not modify the variables beginning with "__"
targetmat=list(c(1625.4958486953042,2353.641170543784))
targetgene="MYCscrm"
collabel=c("P2_F5.fq","P2_F7.fq")

# set up color using RColorBrewer
#library(RColorBrewer)
#colors <- brewer.pal(length(targetgenelist), "Set1")

colors=c( "#E41A1C", "#377EB8", "#4DAF4A", "#984EA3", "#FF7F00",  "#A65628", "#F781BF",
          "#999999", "#66C2A5", "#FC8D62", "#8DA0CB", "#E78AC3", "#A6D854", "#FFD92F", "#E5C494", "#B3B3B3", 
          "#8DD3C7", "#FFFFB3", "#BEBADA", "#FB8072", "#80B1D3", "#FDB462", "#B3DE69", "#FCCDE5",
          "#D9D9D9", "#BC80BD", "#CCEBC5", "#FFED6F")


## code

targetmatvec=unlist(targetmat)+1
yrange=range(targetmatvec[targetmatvec>0]);
# yrange[1]=1; # set the minimum value to 1
for(i in 1:length(targetmat)){
  vali=targetmat[[i]]+1;
  if(i==1){
    plot(1:length(vali),vali,type='b',las=1,pch=20,main=paste('sgRNAs in',targetgene),ylab='Read counts',xlab='Samples',xlim=c(0.7,length(vali)+0.3),ylim = yrange,col=colors[(i %% length(colors))],xaxt='n',log='y')
    axis(1,at=1:length(vali),labels=(collabel),las=2)
    # lines(0:100,rep(1,101),col='black');
  }else{
    lines(1:length(vali),vali,type='b',pch=20,col=colors[(i %% length(colors))])
  }
}




# parameters
# Do not modify the variables beginning with "__"
targetmat=list(c(55.1389365229072,75.92390872721884),c(78.29728986252823,91.47458882797451),c(28.672246991911745,57.62899096162394))
targetgene="hSATB2"
collabel=c("P2_F5.fq","P2_F7.fq")

# set up color using RColorBrewer
#library(RColorBrewer)
#colors <- brewer.pal(length(targetgenelist), "Set1")

colors=c( "#E41A1C", "#377EB8", "#4DAF4A", "#984EA3", "#FF7F00",  "#A65628", "#F781BF",
          "#999999", "#66C2A5", "#FC8D62", "#8DA0CB", "#E78AC3", "#A6D854", "#FFD92F", "#E5C494", "#B3B3B3", 
          "#8DD3C7", "#FFFFB3", "#BEBADA", "#FB8072", "#80B1D3", "#FDB462", "#B3DE69", "#FCCDE5",
          "#D9D9D9", "#BC80BD", "#CCEBC5", "#FFED6F")


## code

targetmatvec=unlist(targetmat)+1
yrange=range(targetmatvec[targetmatvec>0]);
# yrange[1]=1; # set the minimum value to 1
for(i in 1:length(targetmat)){
  vali=targetmat[[i]]+1;
  if(i==1){
    plot(1:length(vali),vali,type='b',las=1,pch=20,main=paste('sgRNAs in',targetgene),ylab='Read counts',xlab='Samples',xlim=c(0.7,length(vali)+0.3),ylim = yrange,col=colors[(i %% length(colors))],xaxt='n',log='y')
    axis(1,at=1:length(vali),labels=(collabel),las=2)
    # lines(0:100,rep(1,101),col='black');
  }else{
    lines(1:length(vali),vali,type='b',pch=20,col=colors[(i %% length(colors))])
  }
}




# parameters
# Do not modify the variables beginning with "__"
targetmat=list(c(90.42785589756781,111.59899837012891),c(378.2531045471434,611.0502533708698))
targetgene="TCF20"
collabel=c("P2_F5.fq","P2_F7.fq")

# set up color using RColorBrewer
#library(RColorBrewer)
#colors <- brewer.pal(length(targetgenelist), "Set1")

colors=c( "#E41A1C", "#377EB8", "#4DAF4A", "#984EA3", "#FF7F00",  "#A65628", "#F781BF",
          "#999999", "#66C2A5", "#FC8D62", "#8DA0CB", "#E78AC3", "#A6D854", "#FFD92F", "#E5C494", "#B3B3B3", 
          "#8DD3C7", "#FFFFB3", "#BEBADA", "#FB8072", "#80B1D3", "#FDB462", "#B3DE69", "#FCCDE5",
          "#D9D9D9", "#BC80BD", "#CCEBC5", "#FFED6F")


## code

targetmatvec=unlist(targetmat)+1
yrange=range(targetmatvec[targetmatvec>0]);
# yrange[1]=1; # set the minimum value to 1
for(i in 1:length(targetmat)){
  vali=targetmat[[i]]+1;
  if(i==1){
    plot(1:length(vali),vali,type='b',las=1,pch=20,main=paste('sgRNAs in',targetgene),ylab='Read counts',xlab='Samples',xlim=c(0.7,length(vali)+0.3),ylim = yrange,col=colors[(i %% length(colors))],xaxt='n',log='y')
    axis(1,at=1:length(vali),labels=(collabel),las=2)
    # lines(0:100,rep(1,101),col='black');
  }else{
    lines(1:length(vali),vali,type='b',pch=20,col=colors[(i %% length(colors))])
  }
}



dev.off()
Sweave("P2_46_day7_summary.Rnw");
library(tools);

texi2dvi("P2_46_day7_summary.tex",pdf=TRUE);
